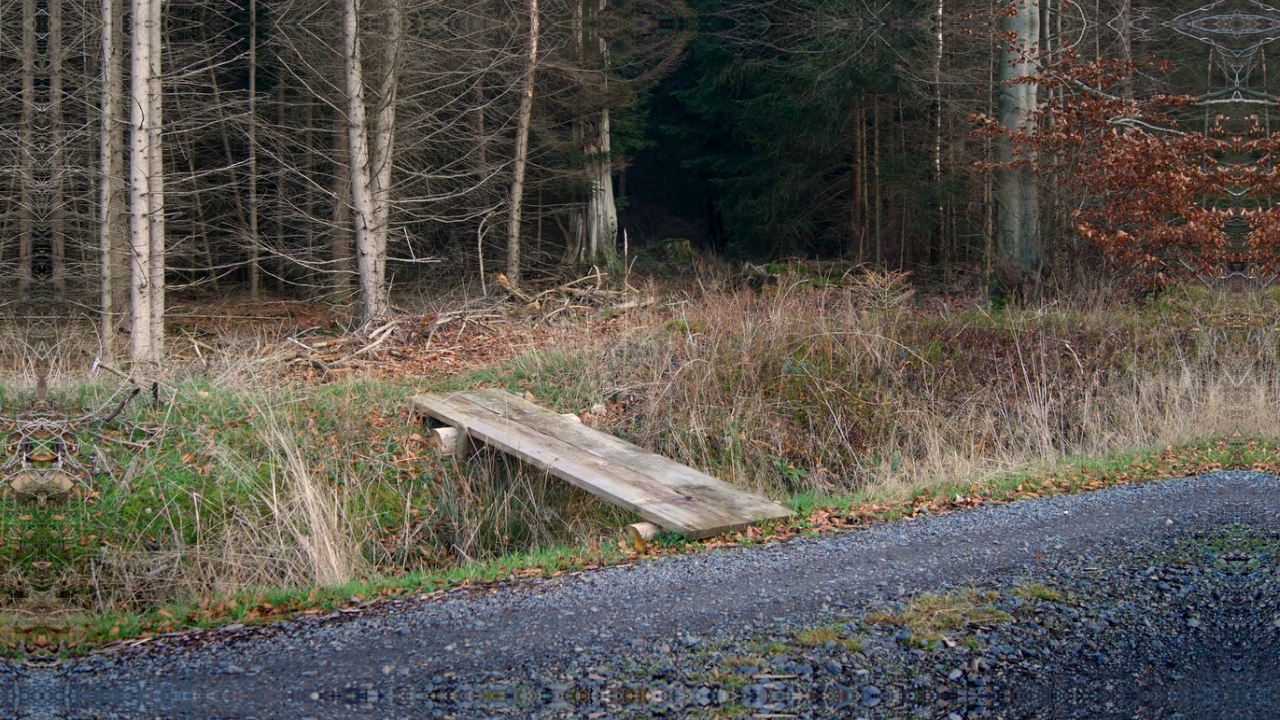
#> input picture input/person1/frame_00008.png, 1280 x 720 px; its folder holds only this picture in this run
$ python changeDetection.py --input_folder input/person1 --output_folder out
#> lines starting #> are read from the running program, lines starting #| are printed output that depends on the picture
# Roll Number: BSAI23038
# Name: Umer Siddiqui
# Assignment: 01
import os
import numpy as np
import cv2
from PIL import Image
import matplotlib.pyplot as plt
from collections import deque
import argparse
import zlib, struct
import random
from concurrent.futures import ProcessPoolExecutor

def _rgb_to_gray(img: np.ndarray) -> np.ndarray:
    # extract R, G, B
    R = img[:, :, 0]
    G = img[:, :, 1]
    B = img[:, :, 2]

    # apply formula
    gray = 0.299 * R + 0.587 * G + 0.114 * B
    return gray.astype(np.float32)
def read_frames(input_folder: str) -> np.ndarray:
    """
    Reads frames without using OpenCV.

    Input:
        input_folder (str): path to the folder containing all frames

    Output:
        np.ndarray: Array of frames with shape
        [F, H, W, C] for color images where
        F: total no of frames, H: Height, W: Width, C: Channels
        or [F, H, W] for grayscale

    """
    frames = []
    file_list = sorted(os.listdir(input_folder))

    for filename in file_list:
        if filename.endswith(".png"):
            path = os.path.join(input_folder, filename)
            img = Image.open(path)
            img = np.array(img)  # now [H, W, 3]
            gray = _rgb_to_gray(img)  # manual conversion
            frames.append(gray)

    frames = np.stack(frames, axis=0)  # [F, H, W]
    return frames


# [27 lines left out: function plot_frames, not called in this run]

def compute_mean_frames(frames:np.ndarray) -> np.ndarray:
    """
    Compute the mean across all frames for each pixel in a 2D array.

    Parameters:
        arr : numpy.ndarray
            Input array of shape [F, H, W]
            F: Total number of frames
            H: Height of an image
            W: Width of an image

    Returns:
        numpy.ndarray : 2D array of shape [H, W] with mean values
    """
    F, H, W = frames.shape
    mean = np.zeros((H, W), dtype=np.float32)

    for i in range(H):
        for j in range(W):
            sum_val = 0.0
            for f in range(F):
                sum_val += float(frames[f, i, j])
            mean[i, j] = sum_val / F


    return mean


def compute_variance(frames: np.ndarray, mean_frame: np.ndarray) -> np.ndarray:
    """
    Computes variance for each pixel across frames.

    Input:
        frames (np.ndarray): Array of shape [F, H, W]
        mean_frame (np.ndarray): Mean frame of shape [H, W]

    Output:
        np.ndarray: Variance frame of shape [H, W]

    """
    F, H, W = frames.shape
    variance = np.zeros((H, W), dtype=np.float32)

    for i in range(H):
        for j in range(W):
            sum_sq = 0.0
            for f in range(F):
                diff = float(frames[f, i, j]) - float(mean_frame[i, j])
                sum_sq += diff ** 2

            variance[i, j] = sum_sq / F

    return variance

def compute_mask(frame, mean_frame, variance_frame, threshold=5.0):
    """
    Computes motion mask using Mahalanobis distance.

    Parameters:
    frame (np.ndarray): Current frame [H, W]
    mean_frame (np.ndarray): Mean background [H, W]
    variance_frame (np.ndarray): Variance background [H, W]
    threshold (float): Distance threshold

    Returns:
    np.ndarray: Binary mask where 1 indicates motion
    """
    # to avoid divide by zero
    epsilon = 1e-6
    frame_f = frame.astype(np.float32)
    # absolute difference between frame and background
    diff = np.abs(frame_f- mean_frame)

    # standard deviation from variance
    std = np.sqrt(variance_frame + epsilon)

    # Mahalanobis distance
    M = diff / std

    # thresholding
    mask = (M > threshold).astype(np.uint8)

    return mask

def create_kernel(kernel_size=5):
    """Create a square kernel for morphological operations"""
    return np.ones((kernel_size, kernel_size), dtype=np.uint8)
def erode(mask, kernel, anchor, iterations=1):
    """
    Performs erosion on binary mask.

    Parameters:
    mask (np.ndarray): Binary mask [H, W]
    kernel (np.ndarray): Structuring element
    anchor: a tuple (r, c)
    iterations (int): Number of times to apply operation

    Returns:
    np.ndarray: Eroded mask
    """
    H, W = mask.shape
    kH, kW = kernel.shape
    aH, aW = anchor  # anchor row, col

    result = mask.copy()
    for _ in range(iterations):
        padded = np.pad(result, ((aH, kH - aH - 1), (aW, kW - aW - 1)),
                        mode='constant', constant_values=0)
        new = np.zeros_like(result)

        for i in range(H):
            for j in range(W):
                region = padded[i:i+kH, j:j+kW]
                # all neighbors under kernel must be 1
                if np.all(region[kernel == 1] == 1):
                    new[i, j] = 1
        result = new
    return result
def dilate(mask, kernel, anchor, iterations=1):
    """
    Performs dilation on binary mask.

    Parameters:
    mask (np.ndarray): Binary mask [H, W]
    kernel (np.ndarray): Structuring element
    anchor: a tuple (r, c)
    iterations (int): Number of times to apply operation

    Returns:
    np.ndarray: Dilated mask
    """
    H, W = mask.shape
    kH, kW = kernel.shape
    aH, aW = anchor  # anchor row, col

    result = mask.copy()
    for _ in range(iterations):
        padded = np.pad(result, ((aH, kH - aH - 1), (aW, kW - aW - 1)),
                        mode='constant', constant_values=0)
        new = np.zeros_like(result)

        for i in range(H):
            for j in range(W):
                region = padded[i:i+kH, j:j+kW]
                # at least one neighbor under kernel must be 1
                if np.any(region[kernel == 1] == 1):
                    new[i, j] = 1
        result = new
    return result
def morphological_operations(mask, kernel_size=5):
    """
    Applies opening (erosion followed by dilation) to remove noise.

    Parameters:
    mask (np.ndarray): Binary mask [H, W]
    kernel_size (int): Size of structuring element

    Returns:
    np.ndarray: Cleaned mask
    """
    kernel = create_kernel(kernel_size)
    # Apply opening: erosion followed by dilation
    eroded = erode(mask, kernel, (1, 1), iterations=1)
    cleaned = dilate(eroded, kernel, (1, 1), iterations=1)
    return cleaned

def write_png(image: np.ndarray, filename: str) -> None:
    """
    Save a grayscale or RGB NumPy image to a PNG file using zlib.

    Args:
        image (np.ndarray): Image array (H x W) for grayscale or (H x W x 3) for RGB.
        filename (str): Path to save the .png file.
    """
    # Ensure uint8
    if image.dtype != np.uint8:
        image = np.clip(image, 0, 255).astype(np.uint8)

    height, width = image.shape[:2]
    depth = 8  # bits per channel

    if image.ndim == 2:
        color_type = 0  # grayscale
    elif image.ndim == 3 and image.shape[2] == 3:
        color_type = 2  # RGB
    else:
        raise ValueError("Only grayscale or RGB images supported.")

    # PNG header
    png_signature = b"\x89PNG\r\n\x1a\n"

    def chunk(tag, data):
        return (struct.pack("!I", len(data)) +
                tag +
                data +
                struct.pack("!I", zlib.crc32(tag + data) & 0xffffffff))

    # IHDR chunk
    ihdr = struct.pack("!2I5B", width, height, depth, color_type, 0, 0, 0)

    # Add filter byte (0) at start of each scanline
    if image.ndim == 2:
        raw_data = b"".join(b"\x00" + image[y, :].tobytes() for y in range(height))
    else:  # RGB
        raw_data = b"".join(b"\x00" + image[y, :, :].tobytes() for y in range(height))

    # Compress with zlib
    compressed = zlib.compress(raw_data, level=9)

    # Build PNG
    with open(filename, "wb") as f:
        f.write(png_signature)
        f.write(chunk(b"IHDR", ihdr))
        f.write(chunk(b"IDAT", compressed))
        f.write(chunk(b"IEND", b""))

def scale_to_uint8(arr: np.ndarray) -> np.ndarray:
    """
    Normalize a NumPy array to 0–255 and convert to uint8.

    Parameters:
        arr (np.ndarray): Input array (any numeric dtype).

    Returns:
        np.ndarray: Array scaled to range [0, 255] as uint8.
    """
    arr = np.asarray(arr, dtype=np.float32)
    min_val, max_val = arr.min(), arr.max()

    # Handle nearly constant arrays
    if max_val - min_val < 1e-8:
        return np.clip(arr, 0, 255).astype(np.uint8)

    # Normalize to [0, 255]
    scaled = (arr - min_val) * 255.0 / (max_val - min_val)
    return scaled.clip(0, 255).astype(np.uint8)

def find_connected_components(
    mask: np.ndarray,
    connectivity: int = 8,
    min_area: int =40,
    max_area: int = 30000,
):
    H, W = mask.shape
    visited = np.zeros((H, W), dtype=bool)
    labeled_mask = np.zeros((H, W), dtype=np.int32)
    binary_clean = np.zeros((H, W), dtype=np.uint8)  # <--- NEW

    if connectivity == 4:
        directions = [(1,0), (-1,0), (0,1), (0,-1)]
    else:
        directions = [(1,0), (-1,0), (0,1), (0,-1),
                      (1,1), (-1,-1), (1,-1), (-1,1)]

    component_info = []
    label = 0

    for i in range(H):
        for j in range(W):
            if mask[i, j] == 1 and not visited[i, j]:
                label += 1
                q = deque()
                q.append((i, j))
                visited[i, j] = True

                pixels = []
                min_r, min_c = i, j
                max_r, max_c = i, j
                sum_r, sum_c = 0, 0

                while q:
                    r, c = q.popleft()
                    labeled_mask[r, c] = label
                    pixels.append((r, c))
                    sum_r += r
                    sum_c += c
                    min_r, min_c = min(min_r, r), min(min_c, c)
                    max_r, max_c = max(max_r, r), max(max_c, c)

                    for dr, dc in directions:
                        nr, nc = r + dr, c + dc
                        if 0 <= nr < H and 0 <= nc < W:
                            if mask[nr, nc] == 1 and not visited[nr, nc]:
                                visited[nr, nc] = True
                                q.append((nr, nc))

                area = len(pixels)
                centroid = (sum_r / area, sum_c / area)
                bbox_w = max_c - min_c + 1
                bbox_h = max_r - min_r + 1

                # Keep only valid blobs
                if min_area <= area <= max_area:
                    component_info.append({
                        "label": label,
                        "area": area,
                        "centroid": centroid,
                        "bbox": (min_r, min_c, max_r, max_c)
                    })
                    for r, c in pixels:
                        binary_clean[r, c] = 255  # <--- mark as white
                else:
                    for r, c in pixels:
                        labeled_mask[r, c] = 0

    return len(component_info), labeled_mask, binary_clean, component_info


def visualize_components(labeled_mask: np.ndarray, output_file: str):
    """
    Save a visualization of connected components with random colors.
    Returns the colored frame as np.ndarray.
    """
    H, W = labeled_mask.shape
    colored = np.zeros((H, W, 3), dtype=np.uint8)

    unique_labels = np.unique(labeled_mask)
    for label in unique_labels:
        if label == 0:  # background
            continue
        color = [random.randint(50, 255) for _ in range(3)]
        colored[labeled_mask == label] = color

    write_png(colored, output_file)
    return colored   # <--- important


def make_video(frames, output_file, fps=30):
    """
    Save a list of frames (grayscale or RGB) as a video.

    Args:
        frames (list of np.ndarray): Each frame is [H, W] (uint8) or [H, W, 3] (uint8)
        output_file (str): Path to save video
        fps (int): Frames per second
    """
    h, w = frames[0].shape[:2]

    # Check if input is grayscale or color
    is_color = (frames[0].ndim == 3 and frames[0].shape[2] == 3)

    fourcc = cv2.VideoWriter_fourcc(*"mp4v")
    writer = cv2.VideoWriter(output_file, fourcc, fps, (w, h), isColor=is_color)

    for f in frames:
        if is_color:
            writer.write(f)  # RGB already
        else:
            writer.write(f)  # keep grayscale
    writer.release()


def process_single_frame(idx, frame, mean_frame, var_frame, args, masks_dir, comp_masks_dir, comp_labels_dir):
    # 1. Compute mask + clean
    mask = compute_mask(frame, mean_frame, var_frame, threshold=1)
    mask = morphological_operations(mask, kernel_size=3)
    mask_out = (mask * 255).astype(np.uint8)

    # --- Create subfolders ---
    os.makedirs(comp_masks_dir, exist_ok=True)
    os.makedirs(comp_labels_dir, exist_ok=True)

    # 3. Connected components
    num, labeled_mask, comp_mask, info = find_connected_components(
        mask, connectivity=8, min_area=60
    )

    # Save binary cleaned components (black/white)
    comp_bw_path = os.path.join(comp_masks_dir, f"comp_mask_{idx:04d}.{args.output_ext}")
    write_png(comp_mask, comp_bw_path)
    mask_path = os.path.join(masks_dir, f"mask_{idx:04d}.{args.output_ext}")
    write_png(mask_out, mask_path)
    # Save visualization (colored blobs)
    comp_vis_path = os.path.join(comp_labels_dir, f"components_{idx:04d}.{args.output_ext}")
    comp_vis = visualize_components(labeled_mask, comp_vis_path)

    return idx, mask_out, comp_mask, comp_vis


def alpha_blend_sequence(frames, background, comp_masks, out_dir, output_video, fps=30):
    """
    Apply alpha blending to gradually remove person from frames.

    Args:
        frames (np.ndarray): Original frames [F, H, W]
        background (np.ndarray): Mean background [H, W]
        comp_masks (list of np.ndarray): Binary masks [F, H, W]
        out_dir (str): Folder to save alpha-blended frames
        output_video (str): Path to save final video
        fps (int): Frames per second
    """
    os.makedirs(out_dir, exist_ok=True)
    blended_frames = []

    F, H, W = frames.shape
    bg3 = np.stack([background]*3, axis=-1).astype(np.float32)

    for idx in range(F):
        frame = frames[idx]
        mask = (comp_masks[idx] > 0).astype(np.float32)

        # make 3-channel versions
        frame3 = np.stack([frame]*3, axis=-1).astype(np.float32)
        mask3  = np.stack([mask]*3, axis=-1)

        alpha = idx / F  # gradual increase from 0 → 1
        new_frame = frame3 * (1 - alpha * mask3) + bg3 * (mask3 * alpha)

        new_frame = np.clip(new_frame, 0, 255).astype(np.uint8)
        blended_frames.append(new_frame)

        # save frame
        out_path = os.path.join(out_dir, f"blend_{idx:04d}.png")
        write_png(new_frame, out_path)

    # save video
    make_video(blended_frames, output_video, fps=fps)

    return blended_frames


def main():
    parser = argparse.ArgumentParser()
    parser.add_argument("--input_folder", type=str, required=True)
    parser.add_argument("--output_folder", type=str, required=True)
    parser.add_argument("--input_ext", type=str, default="png")
    parser.add_argument("--output_ext", type=str, default="png")
    parser.add_argument("--video_format", type=str, default="mp4")
    args = parser.parse_args()

    # --- Get dataset name (last part of input path) ---
    dataset_name = os.path.basename(os.path.normpath(args.input_folder))
    base_out = os.path.join(args.output_folder, dataset_name)
    os.makedirs(base_out, exist_ok=True)

    # --- Subfolders ---
    masks_dir = os.path.join(base_out, "morphological_masks")
    comp_masks_dir = os.path.join(base_out, "components", "comp_masks")
    comp_labels_dir = os.path.join(base_out, "components", "comp_labels")
    os.makedirs(masks_dir, exist_ok=True)
    os.makedirs(comp_masks_dir, exist_ok=True)
    os.makedirs(comp_labels_dir, exist_ok=True)

    # 1. Read frames
    frames = read_frames(args.input_folder)
#> in read_frames, img is the input picture: PIL image 1280x720 RGB; mean R, G, B 88.9, 85, 78
#> in _rgb_to_gray, `R = img[:, :, 0]`:
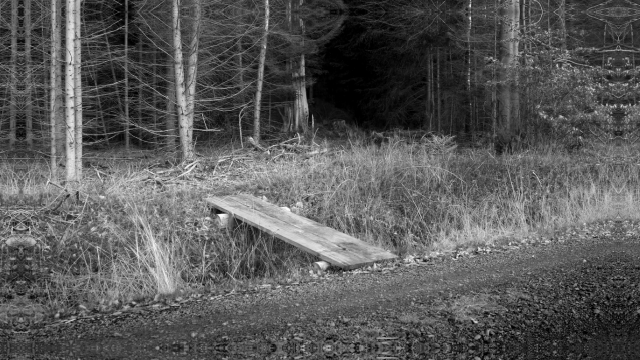
#> R: shape (720, 1280) (shown at 1/2 size); min 0, max 255, mean 88.9
#> in _rgb_to_gray, `G = img[:, :, 1]`:
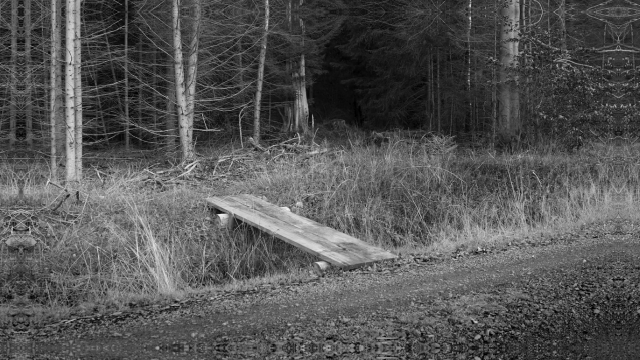
#> G: shape (720, 1280) (shown at 1/2 size); min 0, max 253, mean 85
#> in _rgb_to_gray, `B = img[:, :, 2]`:
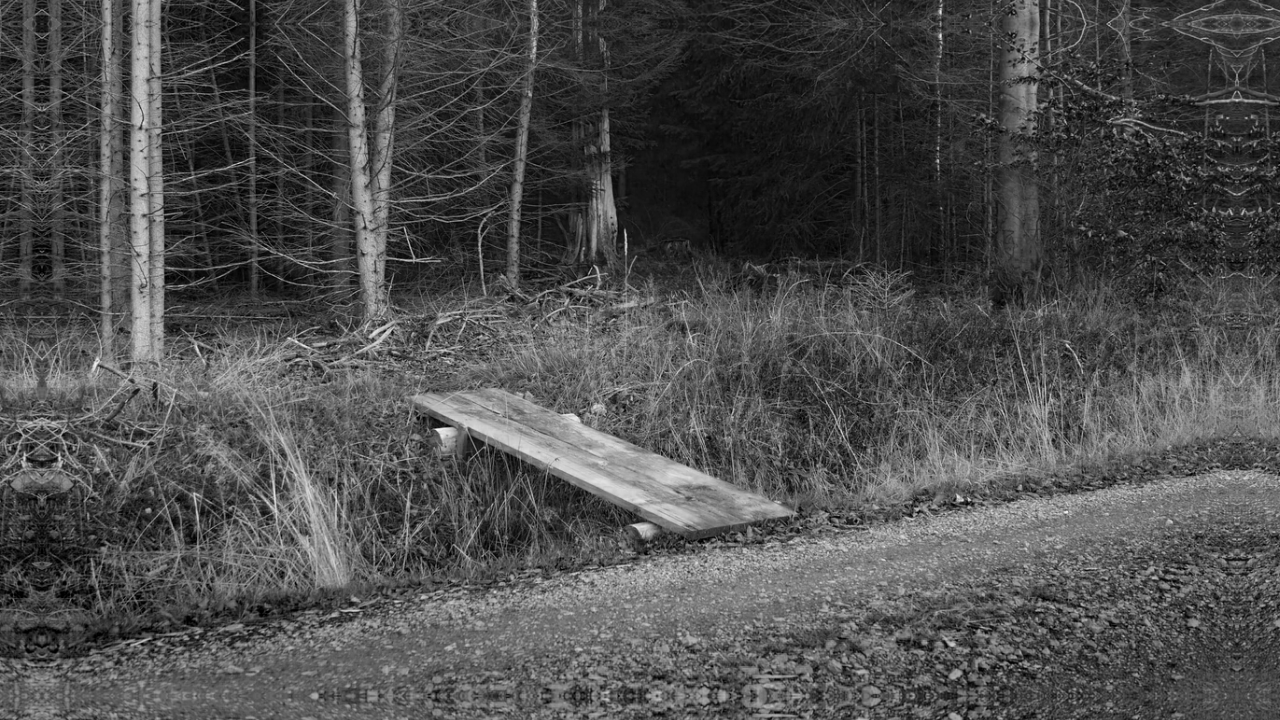
#> B: shape (720, 1280); min 0, max 250, mean 78

    # 2. Select number of frames for background model
    if "person1" in args.input_folder.lower():
        t = 70
    elif "person3" in args.input_folder.lower():
        t = 60
    else:
        t = len(frames)

    # 3. Compute mean and variance
    mean_frame = compute_mean_frames(frames[:t])
    var_frame = compute_variance(frames[:t], mean_frame)

    write_png(scale_to_uint8(mean_frame), os.path.join(base_out, "mean.png"))
#> in scale_to_uint8, `min_val, max_val = arr.min(), arr.max()`: min_val = 0; max_val = 252.4
#> in write_png, `height, width = image.shape[:2]`: height = 720; width = 1280
    write_png(scale_to_uint8(var_frame), os.path.join(base_out, "variance.png"))

    # 4. Parallel frame processing
    results = []
    with ProcessPoolExecutor() as executor:
        futures = [
            executor.submit(
                process_single_frame,
                idx, frame, mean_frame, var_frame,
                args, masks_dir, comp_masks_dir, comp_labels_dir
            )
            for idx, frame in enumerate(frames)
        ]
#> futures = 1 item
        for f in futures:
            results.append(f.result())
#> this loop made 1 pass
#> after the loop, results = 1 item

    results.sort(key=lambda x: x[0])
    masks       = [r[1] for r in results]  # raw motion masks
#> masks = 1 item
    comp_masks  = [r[2] for r in results]  # binary component masks
#> comp_masks = 1 item
    comp_labels = [r[3] for r in results]  # color label visualizations
#> comp_labels = 1 item

    # 5. Save videos
    make_video(masks, os.path.join(base_out, f"morphological_masks.{args.video_format}"))
#> the loop in make_video, `for f in frames:` made 1 pass
    make_video(comp_masks, os.path.join(base_out, "components", f"comp_masks.{args.video_format}"))
#> the loop in make_video (call 2), `for f in frames:` made 1 pass
    make_video(comp_labels, os.path.join(base_out, "components", f"comp_labels.{args.video_format}"))
        # 6. Alpha blending (remove person gradually)
    alpha_out_dir = os.path.join(base_out, "alpha_blend")
    alpha_video_path = os.path.join(alpha_out_dir, f"alpha.{args.video_format}")
    blended_frames = alpha_blend_sequence(frames, mean_frame, comp_masks, alpha_out_dir, alpha_video_path)
#> blended_frames = 1 item

if __name__ == "__main__":
    main()
